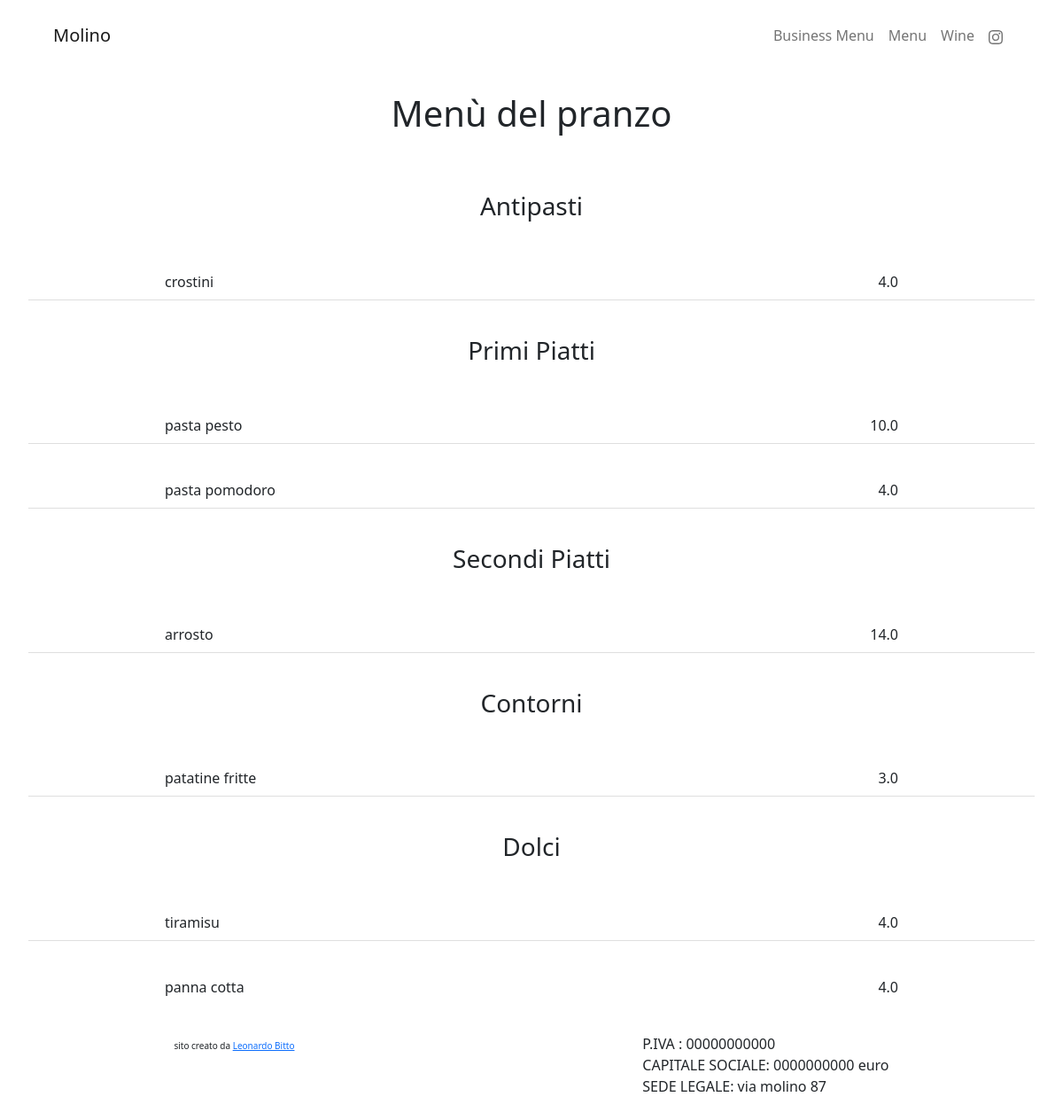
Page /business_menu on the earlier database version.
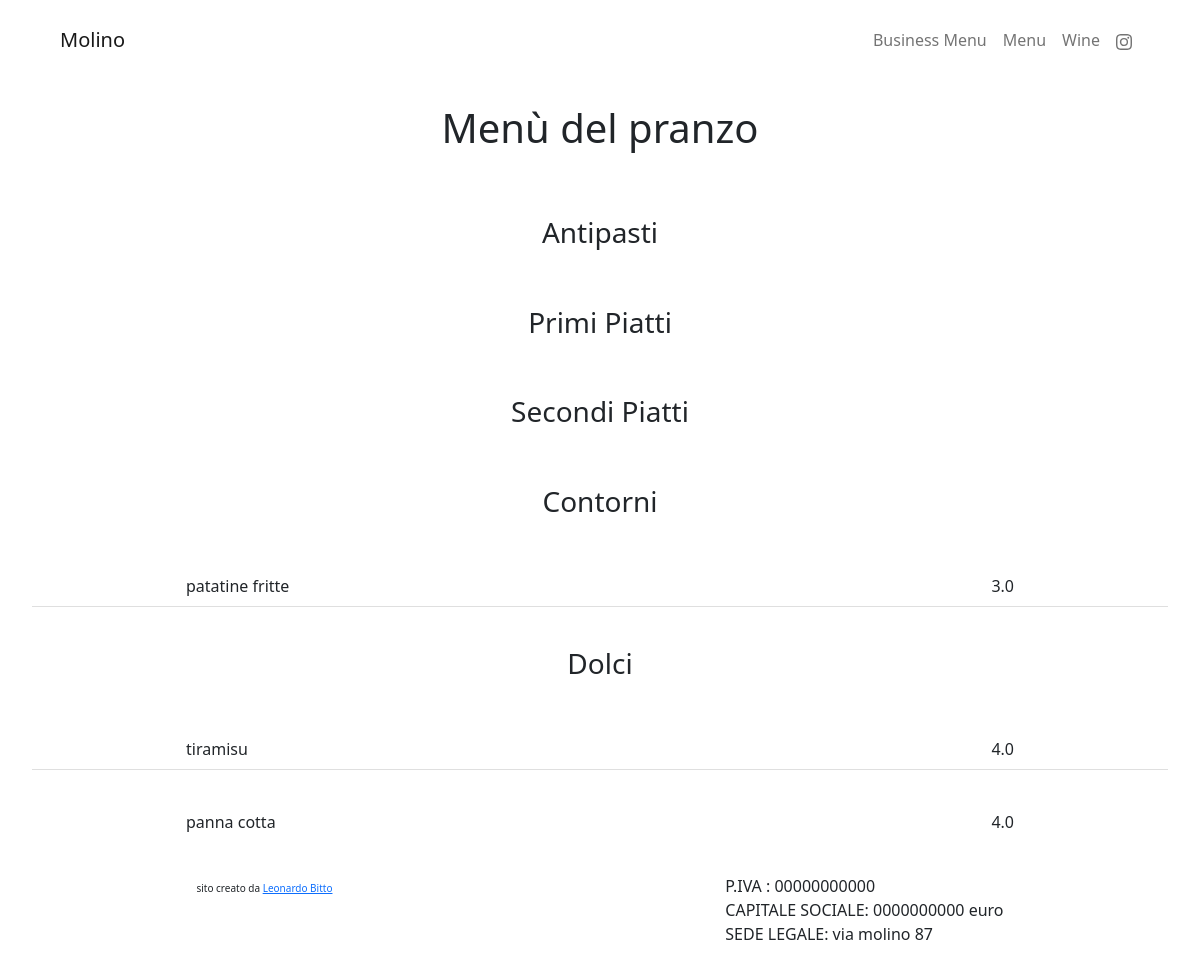
Same page on the later database version.
### website/models.py (models this page shows, shortened)
class Entree(models.Model):
    name = models.CharField(max_length=100, null=True)
    price = models.FloatField()
    description = models.TextField(blank = True, null = True)

class First_dish(models.Model):
    name = models.CharField(max_length=100, null=True)
    price = models.FloatField()
    description = models.TextField(blank = True, null = True)
    class Meta:
        verbose_name_plural = 'First_dishes'

class Second_dish(models.Model):
    name = models.CharField(max_length=100, null=True)
    price = models.FloatField()
    description = models.TextField(blank = True, null = True)
    class Meta:
        verbose_name_plural = 'Second_dishes'

class Side_dish(models.Model):
    name = models.CharField(max_length=100, null=True)
    price = models.FloatField()
    description = models.TextField(blank = True, null = True)
    class Meta:
        verbose_name_plural = 'Side_dishes'

class Dessert(models.Model):
    name = models.CharField(max_length=100, null=True)
    price = models.FloatField()
    description = models.TextField(blank = True, null = True)

### website/views.py (the view)
# urls.py: path('business_menu', views.business_menu, name="business_menu"),
def business_menu(request):
    menu = Business_Menu.objects.latest('pub_date')
    entrees = menu.entree.all()
    first_dishes = menu.first_dish.all()
    second_dishes = menu.second_dish.all()
    side_dishes = menu.side_dish.all()
    desserts = menu.dessert.all()
    title = "Menù del pranzo"
    context={
        'entrees':entrees,
        'first_dishes':first_dishes,
        'second_dishes':second_dishes,
        'side_dishes':side_dishes,
        'desserts':desserts,
        'title':title,
    }
    return render(request, 'website/menu.html', context)

### website/templates/website/menu.html
{% extends "website/base.html" %}
{% load static %}
{% block content %}
<h2 class="text-center fs-1 mx-auto p-4"> {{title}} </h2>
<ul class="list-group list-group-flush m-3 ">
<h3 class="text-center fs-3 mx-auto p-4"> Antipasti </h3>
{% for entree in entrees %}
    <li class="list-group-item d-flex justify-content-around m-3">
        <span class="col-3"> {{ entree.name }} </span>
        <span class="col-3 text-end"> {{ entree.price }} </span>
    </li>
{% endfor %}
<h3 class="text-center fs-3 mx-auto p-4"> Primi Piatti </h3>
{% for first_dish in first_dishes %}
    <li class="list-group-item d-flex justify-content-around m-3">
        <span class="col-3"> {{ first_dish.name }} </span>
        <span class="col-3 text-end"> {{ first_dish.price }} </span>
    </li>
{% endfor %}
<h3 class="text-center fs-3 mx-auto p-4"> Secondi Piatti </h3>
{% for second_dish in second_dishes %}
    <li class="list-group-item d-flex justify-content-around m-3">
        <span class="col-3"> {{ second_dish.name }} </span>
        <span class="col-3 text-end"> {{ second_dish.price }} </span>
    </li>
{% endfor %}
<h3 class="text-center fs-3 mx-auto p-4"> Contorni </h3>
{% for side_dish in side_dishes %}
    <li class="list-group-item d-flex justify-content-around m-3">
        <span class="col-3"> {{ side_dish.name }} </span>
        <span class="col-3 text-end"> {{ side_dish.price }} </span>
    </li>
{% endfor %}
<h3 class="text-center fs-3 mx-auto p-4"> Dolci </h3>
{% for dessert in desserts %}
    <li class="list-group-item d-flex justify-content-around m-3">
        <span class="col-3"> {{ dessert.name }} </span>
        <span class="col-3 text-end"> {{ dessert.price }} </span>
    </li>
{% endfor %}
</ul>
{% endblock %}

Differences in the rows shown:
removed Entree: name "crostini", price "4.0"
removed First_dish: name "pasta pesto", price "10.0"
removed First_dish: name "pasta pomodoro", price "4.0"
removed Second_dish: name "arrosto", price "14.0"
